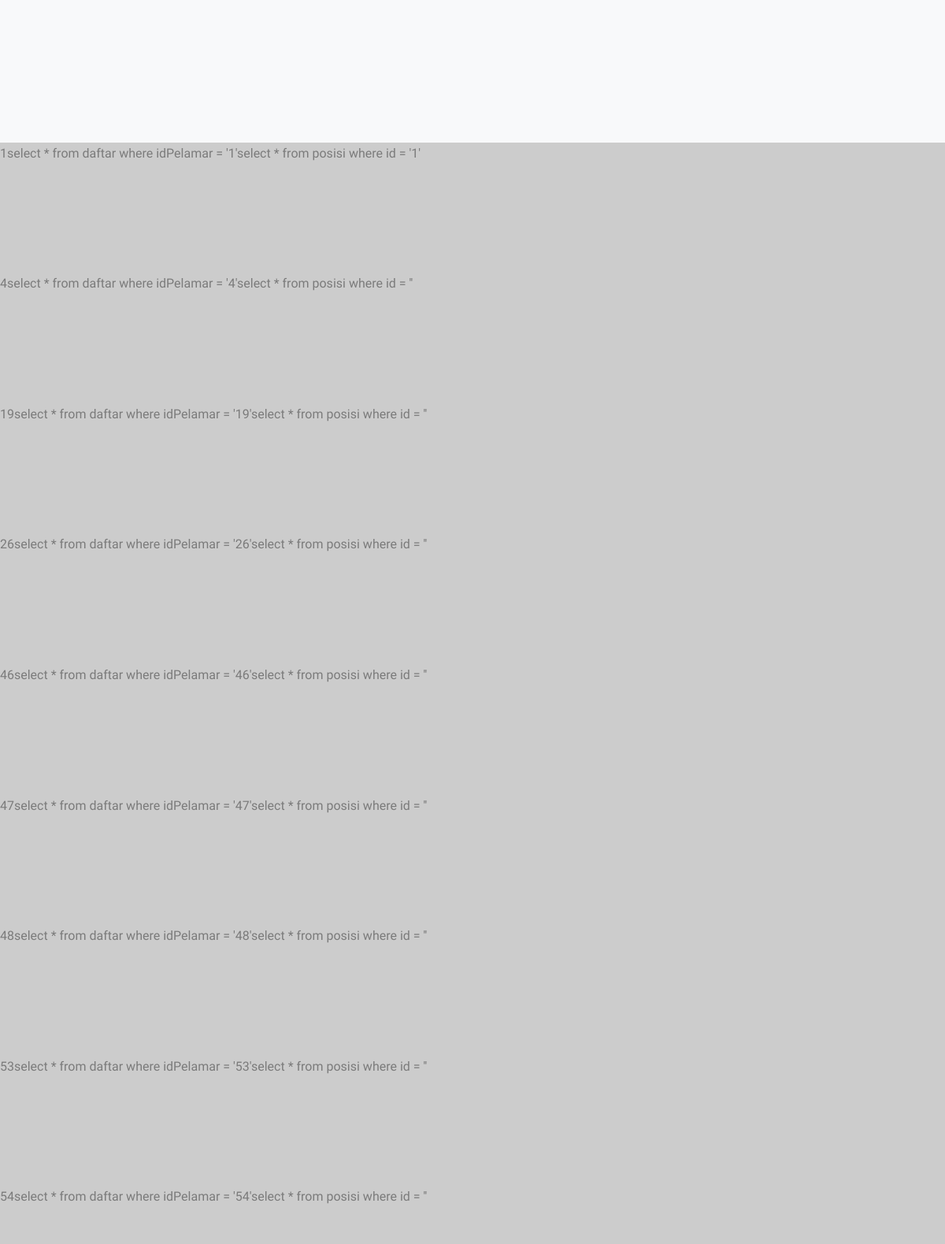
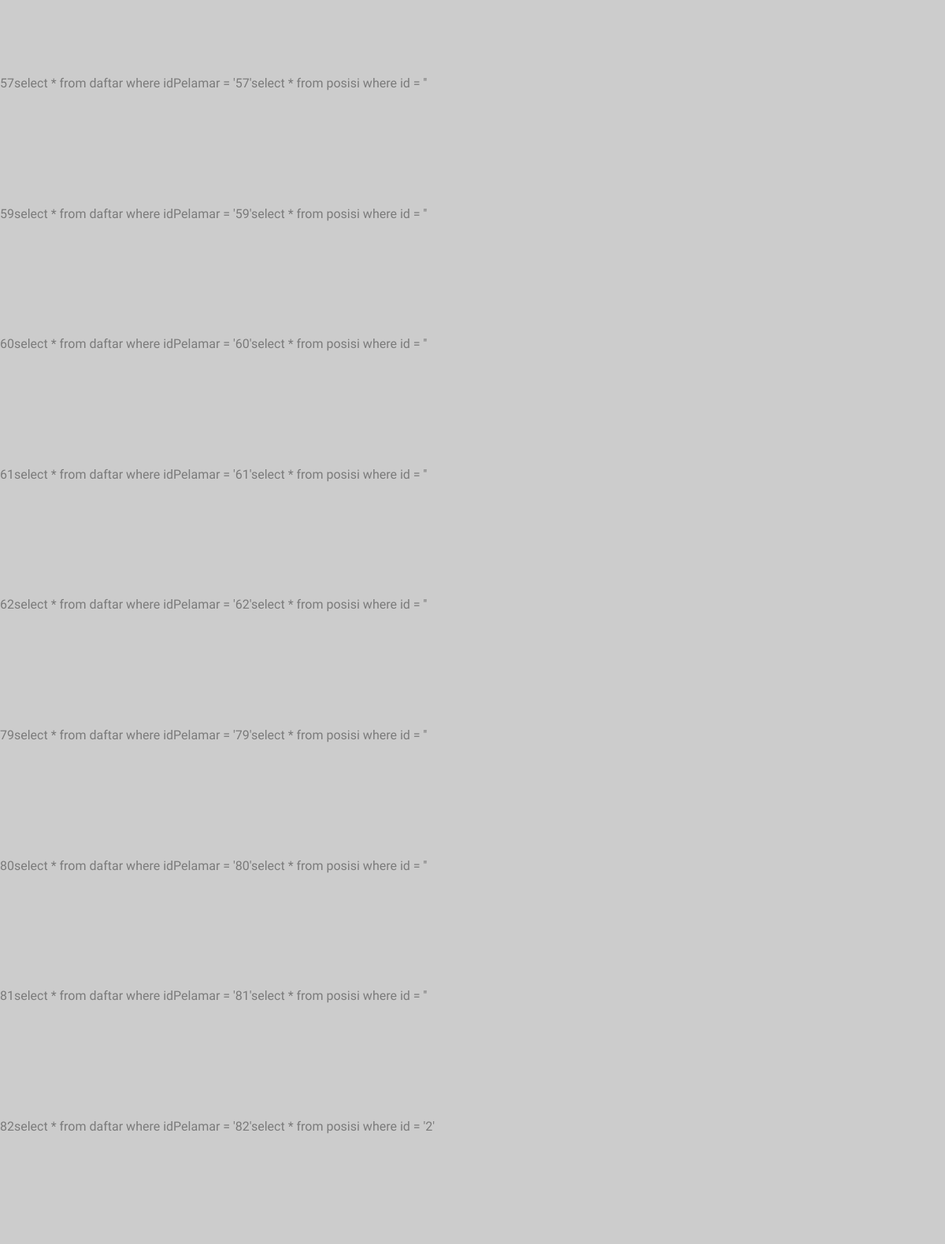
Page /jobportal/pelamar.php (middle part) on the earlier database version (2 pictures, top to bottom).
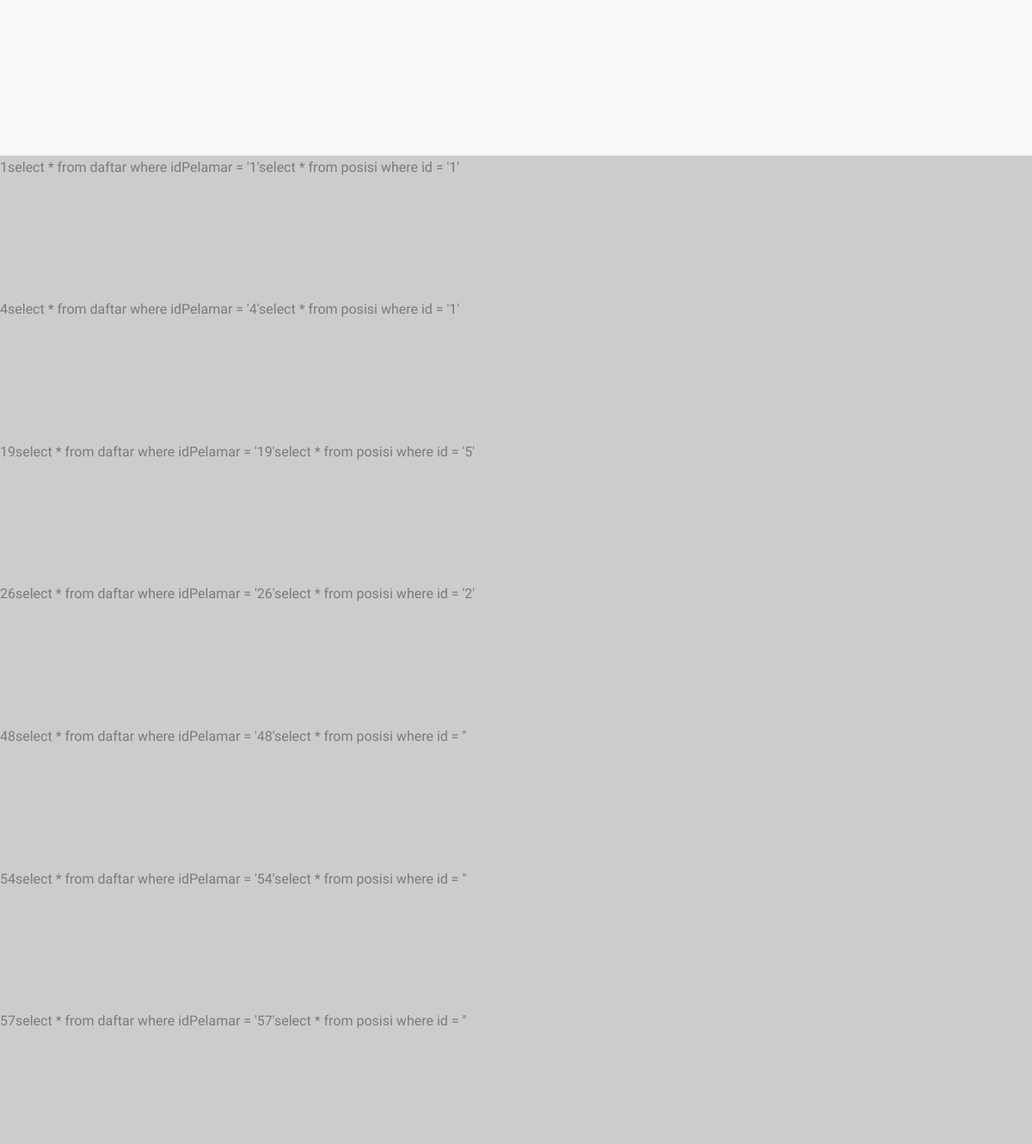
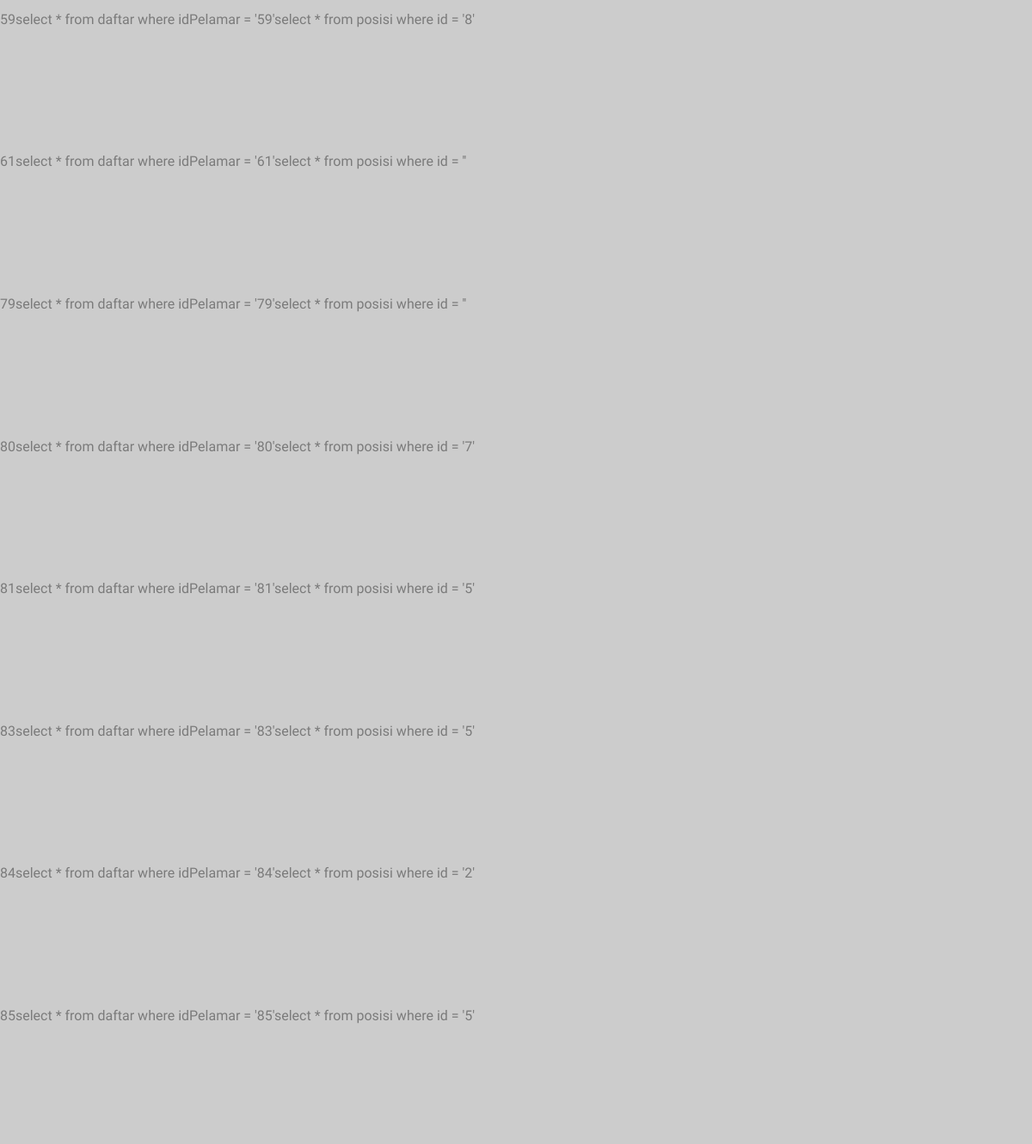
Same page on the later database version (2 pictures, top to bottom).
### tables this page shows
CREATE TABLE `pelamar` (
  `id` int(11) NOT NULL,
  `nama` varchar(255) NOT NULL,
  `nomerhp` varchar(50) NOT NULL,
  `email` varchar(255) NOT NULL,
  `message` text,
  `dataCV` varchar(255) DEFAULT NULL
);

CREATE TABLE `daftar` (
  `id` int(11) NOT NULL,
  `idPelamar` int(11) NOT NULL,
  `idPosisi` int(11) NOT NULL
);

### jobportal/pelamar.php (the view, shortened to what this page needs)
<?php
include('header.php');
?>
<div class="hero-wrap js-fullheight" style="background-image: url('images/bg_2.jpg');" data-stellar-background-ratio="0.5">
    <div class="overlay"></div>
</div>
<section class="ftco-section services-section bg-light">
    <div class="container">
        <div class="row d-flex">
        </div>
    </div>
</section>
<?php
require("fungsi.php");
$sql = mysqli_query($connection, "select * from pelamar");
while ($data = mysqli_fetch_array($sql)) {
    $tempid = $data['id'];
    $querry = "select * from daftar where idPelamar = '$tempid'";
    $result = $connection->query($querry);
    $rowdaftar = $result->fetch_assoc();
    $idposisi = $rowdaftar['idPosisi'];
    echo $tempid;
    echo $querry;
    $querrygetposisi = "select * from posisi where id = '$idposisi'";
    echo $querrygetposisi;
}
?>
<?php include('footer.php') ?>

### jobportal/header.php (shortened to what this page needs)
<!DOCTYPE html>
<html lang="en">
<head>
    <link rel="stylesheet" href="css/open-iconic-bootstrap.min.css">
    <link rel="stylesheet" href="css/animate.css">
    <link rel="stylesheet" href="css/owl.carousel.min.css">
    <link rel="stylesheet" href="css/owl.theme.default.min.css">
    <link rel="stylesheet" href="css/magnific-popup.css">
    <link rel="stylesheet" href="css/aos.css">
    <link rel="stylesheet" href="css/ionicons.min.css">
    <link rel="stylesheet" href="css/bootstrap-datepicker.css">
    <link rel="stylesheet" href="css/jquery.timepicker.css">
    <link rel="stylesheet" href="css/flaticon.css">
    <link rel="stylesheet" href="css/icomoon.css">
    <link rel="stylesheet" href="css/style.css">
</head>
<body>

### jobportal/footer.php (shortened to what this page needs)
</body>
</html>

Differences in the rows shown:
removed pelamar: id "46", id "select * from daftar where idPelamar = '46'", querrygetposisi "select * from posisi where id = ''"
removed pelamar: id "47", id "select * from daftar where idPelamar = '47'", querrygetposisi "select * from posisi where id = ''"
removed pelamar: id "53", id "select * from daftar where idPelamar = '53'", querrygetposisi "select * from posisi where id = ''"
removed pelamar: id "60", id "select * from daftar where idPelamar = '60'", querrygetposisi "select * from posisi where id = ''"
removed pelamar: id "62", id "select * from daftar where idPelamar = '62'", querrygetposisi "select * from posisi where id = ''"
removed pelamar: id "82", id "select * from daftar where idPelamar = '82'", daftar.idPosisi "select * from posisi where id = '2'"
changed pelamar "select * from daftar where idPelamar = '4'": daftar.idPosisi "select * from posisi where id = ''" → "select * from posisi where id = '1'"
computed for pelamar "select * from daftar where idPelamar = '19'": daftar.idPosisi "select * from posisi where id = ''" → "select * from posisi where id = '5'"
changed pelamar "select * from daftar where idPelamar = '26'": daftar.idPosisi "select * from posisi where id = ''" → "select * from posisi where id = '2'"
changed pelamar "select * from daftar where idPelamar = '59'": daftar.idPosisi "select * from posisi where id = ''" → "select * from posisi where id = '8'"
changed pelamar "select * from daftar where idPelamar = '80'": daftar.idPosisi "select * from posisi where id = ''" → "select * from posisi where id = '7'"
changed pelamar "select * from daftar where idPelamar = '81'": daftar.idPosisi "select * from posisi where id = ''" → "select * from posisi where id = '5'"
added pelamar: id "83", id "select * from daftar where idPelamar = '83'", daftar.idPosisi "select * from posisi where id = '5'"
added pelamar: id "84", id "select * from daftar where idPelamar = '84'", daftar.idPosisi "select * from posisi where id = '2'"
added pelamar: id "85", id "select * from daftar where idPelamar = '85'", daftar.idPosisi "select * from posisi where id = '5'"
